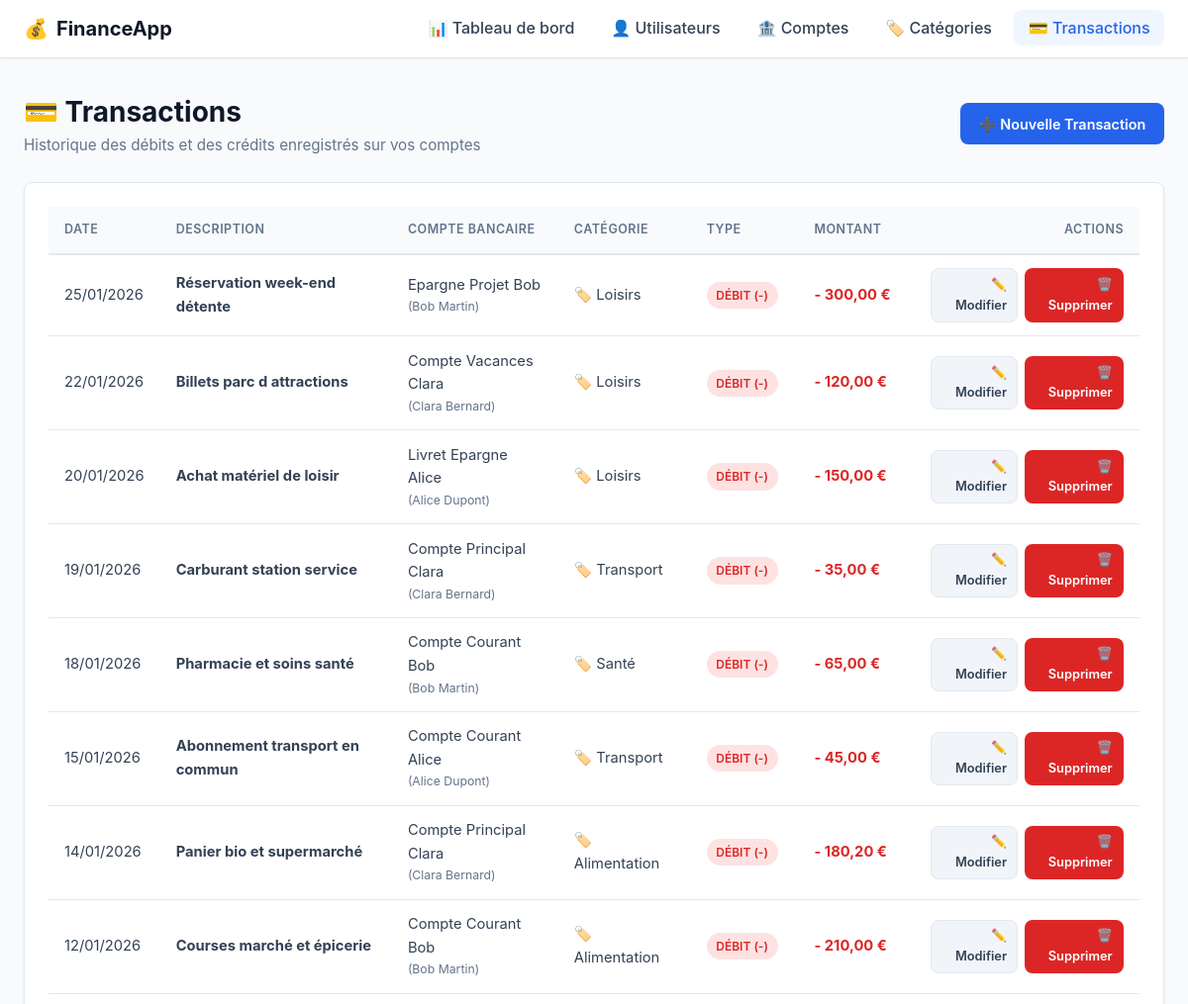
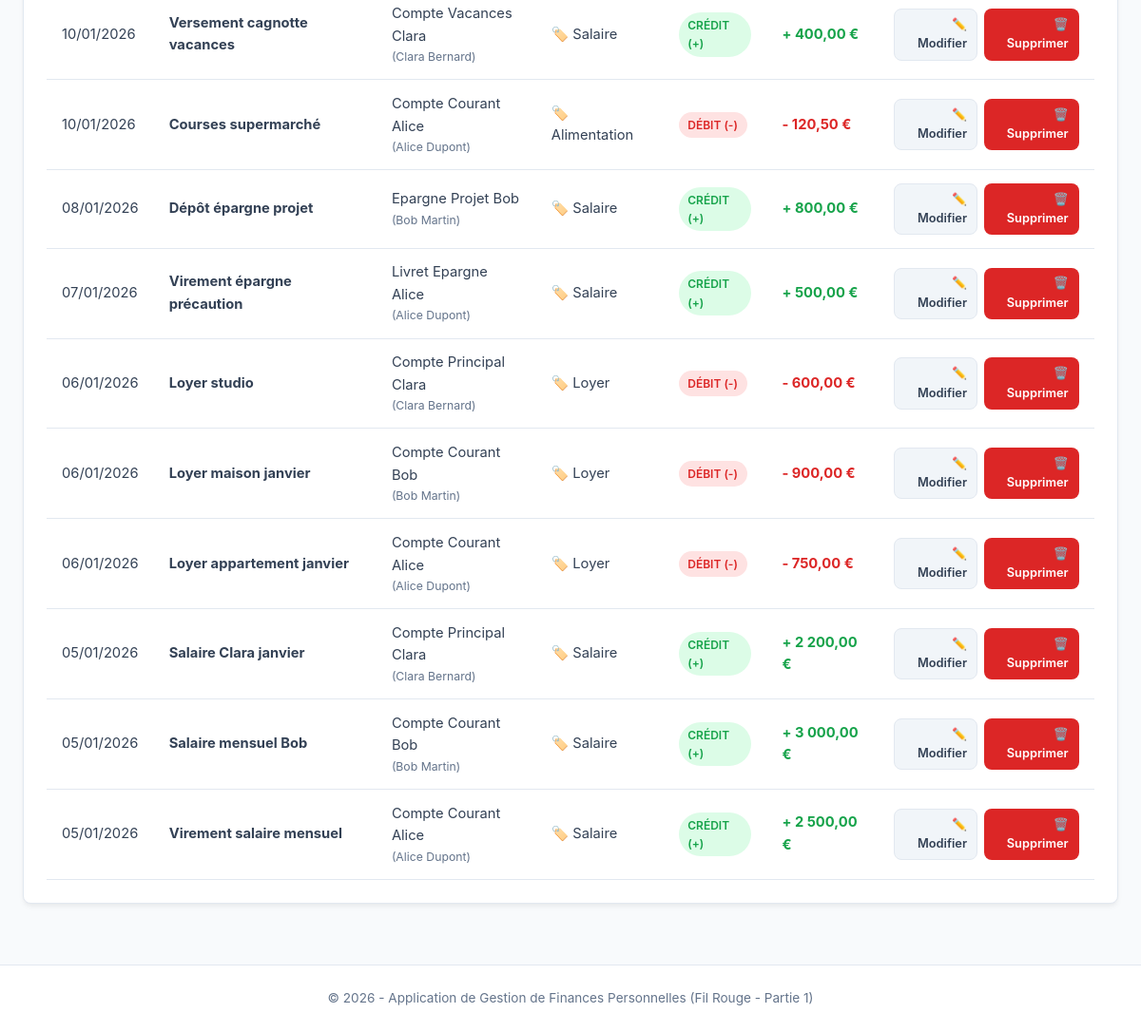
/transactions/list.php, run on the app's committed database (2 pictures, top to bottom).
### tables this page shows
CREATE TABLE IF NOT EXISTS Transaction (
    id_transaction INT AUTO_INCREMENT PRIMARY KEY,
    id_compte INT NOT NULL,
    id_categorie INT NOT NULL,
    montant DECIMAL(10,2) NOT NULL,
    type_transaction ENUM('debit', 'credit') NOT NULL,
    description VARCHAR(255) DEFAULT NULL,
    date_transaction DATE NOT NULL,
    CONSTRAINT fk_transaction_compte
        FOREIGN KEY (id_compte)
        REFERENCES Compte_bancaire(id_compte)
        ON DELETE CASCADE,
    CONSTRAINT fk_transaction_categorie
        FOREIGN KEY (id_categorie)
        REFERENCES Categorie_depense(id_categorie)
        ON DELETE RESTRICT
);

CREATE TABLE IF NOT EXISTS Compte_bancaire (
    id_compte INT AUTO_INCREMENT PRIMARY KEY,
    id_utilisateur INT NOT NULL,
    nom_compte VARCHAR(100) NOT NULL,
    type_compte ENUM('courant', 'epargne', 'autre') NOT NULL,
    solde DECIMAL(10,2) DEFAULT 0.00,
    date_ouverture DATE NOT NULL,
    CONSTRAINT fk_compte_utilisateur
        FOREIGN KEY (id_utilisateur)
        REFERENCES Utilisateur(id_utilisateur)
        ON DELETE CASCADE
);

CREATE TABLE IF NOT EXISTS Utilisateur (
    id_utilisateur INT AUTO_INCREMENT PRIMARY KEY,
    nom VARCHAR(100) NOT NULL,
    prenom VARCHAR(100) NOT NULL,
    email VARCHAR(191) NOT NULL UNIQUE,
    mot_de_passe VARCHAR(255) NOT NULL,
    date_creation DATETIME DEFAULT CURRENT_TIMESTAMP
);

CREATE TABLE IF NOT EXISTS Categorie_depense (
    id_categorie INT AUTO_INCREMENT PRIMARY KEY,
    nom_categorie VARCHAR(100) NOT NULL,
    type ENUM('depense', 'revenu') NOT NULL,
    icone VARCHAR(50) DEFAULT NULL
);

### transactions/list.php (the view, shortened to what this page needs)
<?php
require_once __DIR__ . '/../config/db.php';
$sql = "SELECT
            t.*,
            c.nom_compte,
            cat.nom_categorie,
            cat.icone,
            u.nom AS user_nom,
            u.prenom AS user_prenom
        FROM Transaction t
        INNER JOIN Compte_bancaire c ON t.id_compte = c.id_compte
        INNER JOIN Utilisateur u ON c.id_utilisateur = u.id_utilisateur
        INNER JOIN Categorie_depense cat ON t.id_categorie = cat.id_categorie
        ORDER BY t.date_transaction DESC, t.id_transaction DESC";
$stmt = $pdo->prepare($sql);
$stmt->execute();
$transactions = $stmt->fetchAll();
require_once __DIR__ . '/../includes/header.php';
?>
<div class="page-header">
    <div>
        <h1>💳 Transactions</h1>
        <p>Historique des débits et des crédits enregistrés sur vos comptes</p>
    </div>
    <a href="add.php" class="btn btn-primary">➕ Nouvelle Transaction</a>
</div>
<div class="card">
    <div class="table-responsive">
        <table>
            <thead>
                <tr>
                    <th>Date</th>
                    <th>Description</th>
                    <th>Compte bancaire</th>
                    <th>Catégorie</th>
                    <th>Type</th>
                    <th>Montant</th>
                    <th style="text-align: right;">Actions</th>
                </tr>
            </thead>
            <tbody>
                <?php if (empty($transactions)): ?>
                    <tr>
                        <td colspan="7" style="text-align: center; color: var(--text-muted); padding: 2rem;">
                            Aucune transaction enregistrée. Cliquez sur "Nouvelle Transaction" pour commencer.
                        </td>
                    </tr>
                <?php else: ?>
                    <?php foreach ($transactions as $t): ?>
                        <tr>
                            <td><?= date('d/m/Y', strtotime($t['date_transaction'])) ?></td>
                            <td>
                                <strong><?= htmlspecialchars($t['description'] ?: 'Sans description') ?></strong>
                            </td>
                            <td>
                                <?= htmlspecialchars($t['nom_compte']) ?>
                                <small style="display: block; color: var(--text-muted);">
                                    (<?= htmlspecialchars($t['user_prenom'] . ' ' . $t['user_nom']) ?>)
                                </small>
                            </td>
                            <td>
                                <span title="<?= htmlspecialchars($t['icone'] ?? '') ?>">
                                    🏷️ <?= htmlspecialchars($t['nom_categorie']) ?>
                                </span>
                            </td>
                            <td>
                                <span class="badge badge-<?= htmlspecialchars($t['type_transaction']) ?>">
                                    <?= ($t['type_transaction'] === 'credit') ? 'Crédit (+)' : 'Débit (-)' ?>
                                </span>
                            </td>
                            <td>
                                <span class="amount-<?= htmlspecialchars($t['type_transaction']) ?>">
                                    <?= ($t['type_transaction'] === 'credit') ? '+' : '-' ?>
                                    <?= number_format($t['montant'], 2, ',', ' ') ?> €
                                </span>
                            </td>
                            <td style="text-align: right;">
                                <div class="actions-group" style="justify-content: flex-end;">
                                    <a href="edit.php?id=<?= $t['id_transaction'] ?>" class="btn btn-secondary btn-sm">
                                        ✏️ Modifier
                                    </a>
                                    <a href="delete.php?id=<?= $t['id_transaction'] ?>"
                                       class="btn btn-danger btn-sm btn-delete"
                                       data-confirm="Êtes-vous sûr de vouloir supprimer cette transaction de <?= number_format($t['montant'], 2, ',', ' ') ?> € ? Le solde du compte sera réajusté.">
                                        🗑️ Supprimer
                                    </a>
                                </div>
                            </td>
                        </tr>
                    <?php endforeach; ?>
                <?php endif; ?>
            </tbody>
        </table>
    </div>
</div>
<?php
require_once __DIR__ . '/../includes/footer.php';
?>

### assets/css/style.css (style rules this page uses)
:root { --primary: #2563eb; --primary-hover: #1d4ed8; --secondary: #64748b; --success: #16a34a; --success-bg: #dcfce7; --danger: #dc2626; --danger-bg: #fee2e2; --warning: #d97706; --warning-bg: #fef3c7; --info: #0284c7; --info-bg: #e0f2fe; --dark: #0f172a; --light: #f8fafc; --card-bg: #ffffff; --border: #e2e8f0; --text: #334155; --text-muted: #64748b; --radius: 8px; --shadow: 0 4px 6px -1px rgba(0, 0, 0, 0.05), 0 2px 4px -1px rgba(0, 0, 0, 0.03); }
* { box-sizing: border-box; margin: 0; padding: 0; }
body { font-family: -apple-system, BlinkMacSystemFont, "Segoe UI", Roboto, Helvetica, Arial, sans-serif; background-color: var(--light); color: var(--text); line-height: 1.6; display: flex; flex-direction: column; min-height: 100vh; }
.page-header { display: flex; justify-content: space-between; align-items: center; flex-wrap: wrap; gap: 1rem; margin-bottom: 1.5rem; }
.page-header h1 { font-size: 1.75rem; color: var(--dark); font-weight: 700; }
.page-header p { color: var(--text-muted); font-size: 0.95rem; }
.card { background-color: var(--card-bg); border-radius: var(--radius); border: 1px solid var(--border); box-shadow: var(--shadow); padding: 1.5rem; margin-bottom: 2rem; }
.btn { display: inline-flex; align-items: center; gap: 0.4rem; padding: 0.55rem 1.1rem; font-size: 0.9rem; font-weight: 600; border-radius: var(--radius); text-decoration: none; border: 1px solid transparent; cursor: pointer; transition: all 0.2s ease; }
.btn-primary { background-color: var(--primary); color: white; }
.btn-secondary { background-color: #f1f5f9; color: var(--text); border-color: var(--border); }
.btn-danger { background-color: var(--danger); color: white; }
.btn-sm { padding: 0.35rem 0.65rem; font-size: 0.8rem; }
.actions-group { display: flex; gap: 0.4rem; }
.table-responsive { overflow-x: auto; }
table { width: 100%; border-collapse: collapse; text-align: left; font-size: 0.92rem; }
table th { background-color: #f8fafc; color: var(--text-muted); font-weight: 600; text-transform: uppercase; font-size: 0.78rem; letter-spacing: 0.5px; padding: 0.85rem 1rem; border-bottom: 2px solid var(--border); }
table td { padding: 0.85rem 1rem; border-bottom: 1px solid var(--border); vertical-align: middle; }
.badge { display: inline-block; padding: 0.25rem 0.6rem; font-size: 0.75rem; font-weight: 600; border-radius: 9999px; text-transform: uppercase; }
.badge-credit, .badge-revenu { background-color: var(--success-bg); color: var(--success); }
.badge-debit, .badge-depense { background-color: var(--danger-bg); color: var(--danger); }
.amount-credit { color: var(--success); font-weight: 700; }
.amount-debit { color: var(--danger); font-weight: 700; }

### data on the page
transaction: date_transaction "25/01/2026", description "Réservation week-end détente", id_compte.nom_compte "Epargne Projet Bob", utilisateur.prenom+nom "Bob Martin", id_categorie.nom_categorie "Loisirs", type_transaction "DÉBIT (-)", montant "300,00"
transaction: date_transaction "22/01/2026", description "Billets parc d attractions", id_compte.nom_compte "Compte Vacances Clara", utilisateur.prenom+nom "Clara Bernard", id_categorie.nom_categorie "Loisirs", type_transaction "DÉBIT (-)", montant "120,00"
transaction: date_transaction "20/01/2026", description "Achat matériel de loisir", id_compte.nom_compte "Livret Epargne Alice", utilisateur.prenom+nom "Alice Dupont", id_categorie.nom_categorie "Loisirs", type_transaction "DÉBIT (-)", montant "150,00"
transaction: date_transaction "19/01/2026", description "Carburant station service", id_compte.nom_compte "Compte Principal Clara", utilisateur.prenom+nom "Clara Bernard", id_categorie.nom_categorie "Transport", type_transaction "DÉBIT (-)", montant "35,00"
transaction: date_transaction "18/01/2026", description "Pharmacie et soins santé", id_compte.nom_compte "Compte Courant Bob", utilisateur.prenom+nom "Bob Martin", id_categorie.nom_categorie "Santé", type_transaction "DÉBIT (-)", montant "65,00"
transaction: date_transaction "15/01/2026", description "Abonnement transport en commun", id_compte.nom_compte "Compte Courant Alice", utilisateur.prenom+nom "Alice Dupont", id_categorie.nom_categorie "Transport", type_transaction "DÉBIT (-)", montant "45,00"
transaction: date_transaction "14/01/2026", description "Panier bio et supermarché", id_compte.nom_compte "Compte Principal Clara", utilisateur.prenom+nom "Clara Bernard", id_categorie.nom_categorie "Alimentation", type_transaction "DÉBIT (-)", montant "180,20"
transaction: date_transaction "12/01/2026", description "Courses marché et épicerie", id_compte.nom_compte "Compte Courant Bob", utilisateur.prenom+nom "Bob Martin", id_categorie.nom_categorie "Alimentation", type_transaction "DÉBIT (-)", montant "210,00"
transaction: date_transaction "10/01/2026", description "Versement cagnotte vacances", id_compte.nom_compte "Compte Vacances Clara", utilisateur.prenom+nom "Clara Bernard", id_categorie.nom_categorie "Salaire", type_transaction "CRÉDIT (+)", montant "400,00"
transaction: date_transaction "10/01/2026", description "Courses supermarché", id_compte.nom_compte "Compte Courant Alice", utilisateur.prenom+nom "Alice Dupont", id_categorie.nom_categorie "Alimentation", type_transaction "DÉBIT (-)", montant "120,50"
transaction: date_transaction "08/01/2026", description "Dépôt épargne projet", id_compte.nom_compte "Epargne Projet Bob", utilisateur.prenom+nom "Bob Martin", id_categorie.nom_categorie "Salaire", type_transaction "CRÉDIT (+)", montant "800,00"
transaction: date_transaction "07/01/2026", description "Virement épargne précaution", id_compte.nom_compte "Livret Epargne Alice", utilisateur.prenom+nom "Alice Dupont", id_categorie.nom_categorie "Salaire", type_transaction "CRÉDIT (+)", montant "500,00"
transaction: date_transaction "06/01/2026", description "Loyer studio", id_compte.nom_compte "Compte Principal Clara", utilisateur.prenom+nom "Clara Bernard", id_categorie.nom_categorie "Loyer", type_transaction "DÉBIT (-)", montant "600,00"
transaction: date_transaction "06/01/2026", description "Loyer maison janvier", id_compte.nom_compte "Compte Courant Bob", utilisateur.prenom+nom "Bob Martin", id_categorie.nom_categorie "Loyer", type_transaction "DÉBIT (-)", montant "900,00"
transaction: date_transaction "06/01/2026", description "Loyer appartement janvier", id_compte.nom_compte "Compte Courant Alice", utilisateur.prenom+nom "Alice Dupont", id_categorie.nom_categorie "Loyer", type_transaction "DÉBIT (-)", montant "750,00"
transaction: date_transaction "05/01/2026", description "Salaire Clara janvier", id_compte.nom_compte "Compte Principal Clara", utilisateur.prenom+nom "Clara Bernard", id_categorie.nom_categorie "Salaire", type_transaction "CRÉDIT (+)", montant "2 200,00"
transaction: date_transaction "05/01/2026", description "Salaire mensuel Bob", id_compte.nom_compte "Compte Courant Bob", utilisateur.prenom+nom "Bob Martin", id_categorie.nom_categorie "Salaire", type_transaction "CRÉDIT (+)", montant "3 000,00"
transaction: date_transaction "05/01/2026", description "Virement salaire mensuel", id_compte.nom_compte "Compte Courant Alice", utilisateur.prenom+nom "Alice Dupont", id_categorie.nom_categorie "Salaire", type_transaction "CRÉDIT (+)", montant "2 500,00"
